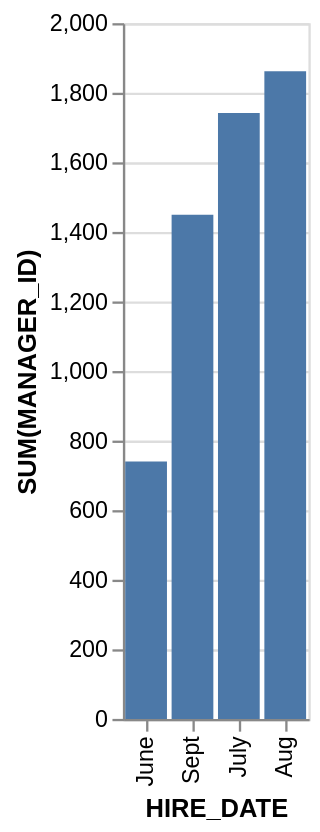

Here is the Vega-Lite specification saved for this chart:
### Vega-Lite specification from a JSON file in a GitHub repository (floating-point values rounded to 4 significant figures)
{"data": {"values": [{"x_data": "June", "y_data": 740}, {"x_data": "Sept", "y_data": 1449}, {"x_data": "July", "y_data": 1742}, {"x_data": "Aug", "y_data": 1862}]}, "mark": "bar", "encoding": {"x": {"field": "x_data", "type": "nominal", "title": "HIRE_DATE", "sort": {"op": "sum", "field": "y_data", "order": "ascending"}}, "y": {"field": "y_data", "type": "quantitative", "title": "SUM(MANAGER_ID)"}}}
